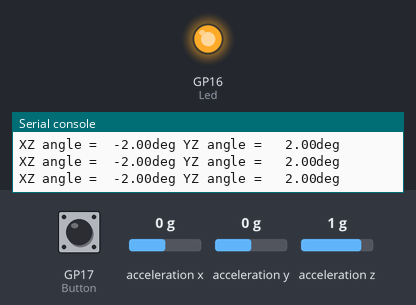
Bench run of a program on a simulated Raspberry Pi Pico running CircuitPython. Parts: output pins drawn as LEDs (lit = HIGH), the last lines printed to the serial console. Dashed ring = blinking. Inputs (shaded band) come from the test bench; at power-on: GP17 (Button) LOW, acceleration x 0 g, acceleration y 0 g, acceleration z 1 g. USB keyboard and mouse output is not drawn.

Above: at 1.2 s.
1.3 s: GP17 (Button) pulled HIGH for 1 s
At 2.7 s:
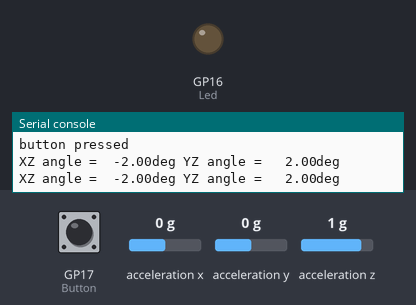
9.3 s: GP17 (Button) pulled HIGH for 3.2 s
At 9.75 s:
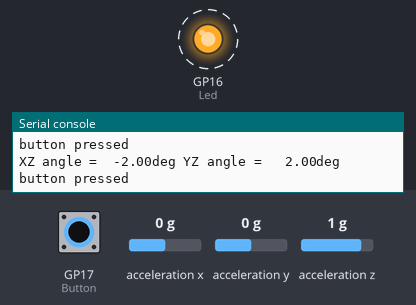
14.0 s: GP17 (Button) pulled HIGH for 0.25 s
At 15.3 s:
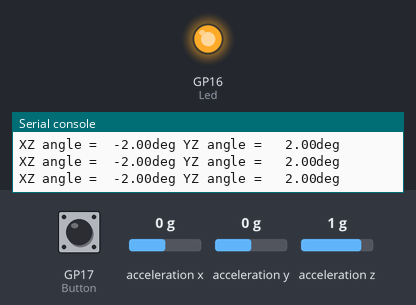
Timing chart, 0 to 16.7 s (numbered marks = the images above; inputs shaded):
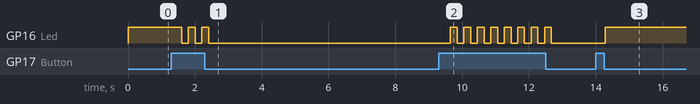

The program:

Gyro_Mouse_V1.1.py
```python
import adafruit_mpu6050
import board
import busio
import time
from math import atan2, degrees
import usb_hid
from adafruit_hid.mouse import Mouse
import digitalio

# import DigitalInOut, Direction, Pull


# we need to recalibrate gyro when using gyro with new mouse
#global vars
zx_calibration = 92
yz_calibration = 88

Button = digitalio.DigitalInOut(board.GP17)
Button.switch_to_input(pull=digitalio.Pull.DOWN)

Led = digitalio.DigitalInOut(board.GP16)
Led.direction = digitalio.Direction.OUTPUT

i2c = busio.I2C(board.GP15, board.GP14)
mpu = adafruit_mpu6050.MPU6050(i2c)
m = Mouse(usb_hid.devices)

Led_state = True


def vector_2_degrees(x, y):
    angle = degrees(atan2(y, x))
    if angle < 0:
        angle += 360
    return angle

def get_inclination(_sensor):
    x, y, z = _sensor.acceleration
    return (vector_2_degrees(x, z) - zx_calibration), (vector_2_degrees(y, z) - yz_calibration)


while True:
    Led.value = Led_state
    angle_xz, angle_yz = get_inclination(mpu)
    print("XZ angle = {:6.2f}deg YZ angle = {:6.2f}deg".format(angle_xz , angle_yz))

    # LED and Button Testing
    if (Button.value):
        print("button pressed")
        if (Led_state == False):
            Led_state = True
            m.press(Mouse.LEFT_BUTTON)
        else:
            Led_state = False
            m.release_all()
        # do a left click mouse press press down
        # Gyro Testing
    elif(angle_yz > 16):
        m.click(Mouse.LEFT_BUTTON)
        print("Left Click")
        time.sleep(0.3)
        print("Left Release")
    elif(angle_yz < -16):
        m.click(Mouse.RIGHT_BUTTON)
        print("Right Click")
        time.sleep(0.3)
        print("Right Release")
    elif (angle_xz > 20):
        m.move(wheel=+1)
        print("Scrolling Forward")
    elif (angle_xz <  -20):
        m.move(wheel=-1)
        print("Scrolling Backward")
    time.sleep(0.2)
```

Measured:
- after the input at 1.3 s, GP16 (Led): alternates HIGH for 0.20 s and LOW for 0.20 s, 5 changes in all, then stays LOW, starting after 0.31 s
- after the input at 9.3 s, GP16 (Led): alternates HIGH for 0.20 s and LOW for 0.20 s, 16 changes in all, then stays LOW, starting after 0.35 s
- after the input at 14.0 s, GP16 (Led): LOW → HIGH after 0.28 s
